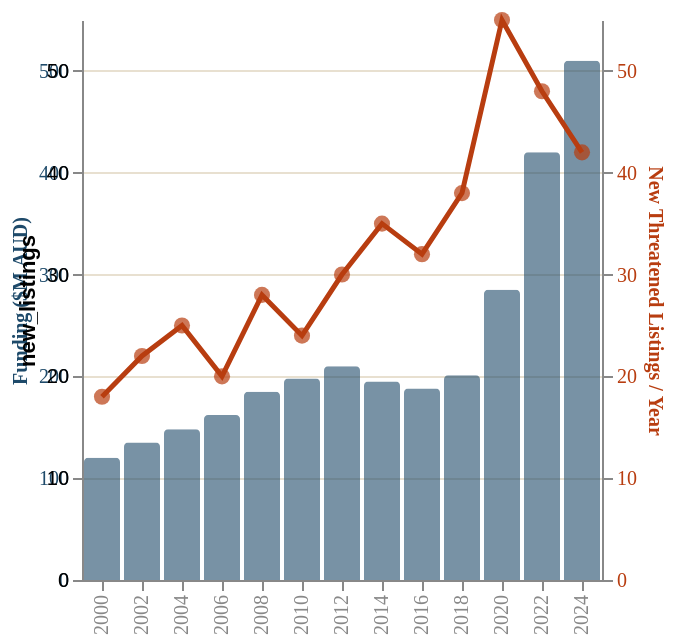

This figure's Vega-Lite source:
### Vega-Lite specification from a JSON file in a GitHub repository (floating-point values rounded to 4 significant figures)
{"$schema": "https://vega.github.io/schema/vega-lite/v5.json", "width": "container", "height": 280, "background": "transparent", "data": {"values": [{"year": "2000", "funding": 120, "new_listings": 18}, {"year": "2002", "funding": 135, "new_listings": 22}, {"year": "2004", "funding": 148, "new_listings": 25}, {"year": "2006", "funding": 162, "new_listings": 20}, {"year": "2008", "funding": 185, "new_listings": 28}, {"year": "2010", "funding": 198, "new_listings": 24}, {"year": "2012", "funding": 210, "new_listings": 30}, {"year": "2014", "funding": 195, "new_listings": 35}, {"year": "2016", "funding": 188, "new_listings": 32}, {"year": "2018", "funding": 201, "new_listings": 38}, {"year": "2020", "funding": 285, "new_listings": 55}, {"year": "2022", "funding": 420, "new_listings": 48}, {"year": "2024", "funding": 510, "new_listings": 42}]}, "layer": [{"mark": {"type": "bar", "opacity": 0.6, "color": "#1e4a6a", "cornerRadiusTopLeft": 2, "cornerRadiusTopRight": 2}, "encoding": {"x": {"field": "year", "type": "ordinal", "axis": {"title": null, "labelColor": "#888", "labelFont": "DM Mono", "grid": false}}, "y": {"field": "funding", "type": "quantitative", "title": "Funding ($M AUD)", "axis": {"titleColor": "#1e4a6a", "labelColor": "#1e4a6a", "titleFont": "DM Mono", "labelFont": "DM Mono", "titleFontSize": 10, "grid": true, "gridColor": "#e8e0d0"}}}}, {"mark": {"type": "line", "color": "#b83d10", "strokeWidth": 2.5}, "encoding": {"x": {"field": "year", "type": "ordinal"}, "y": {"field": "new_listings", "type": "quantitative", "title": "New Threatened Listings / Year", "axis": {"orient": "right", "titleColor": "#b83d10", "labelColor": "#b83d10", "titleFont": "DM Mono", "labelFont": "DM Mono", "titleFontSize": 10}}}}, {"mark": {"type": "point", "filled": true, "size": 65, "color": "#b83d10"}, "encoding": {"x": {"field": "year", "type": "ordinal"}, "y": {"field": "new_listings", "type": "quantitative"}, "tooltip": [{"field": "year", "title": "Year"}, {"field": "funding", "title": "Funding ($M AUD)"}, {"field": "new_listings", "title": "New Threatened Listings"}]}}], "resolve": {"scale": {"y": "independent"}}, "config": {"view": {"stroke": null}}}
